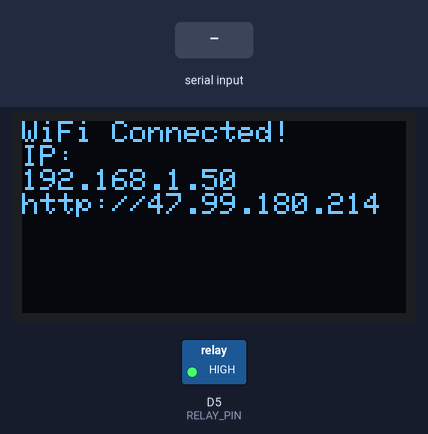
Bench run of a program on a simulated ESP8266 (NodeMCU). On the bench: 128×64 one-colour display, switched loads named in the program (green lamp = pin HIGH). The inputs (shaded band) are chosen by the test bench. WiFi joins after 1.5 s; servers stay silent unless stated; uploads are accepted with an empty reply; what the program prints to the serial monitor is not drawn.

Above: at 3.2 s.
At 6.9 s:
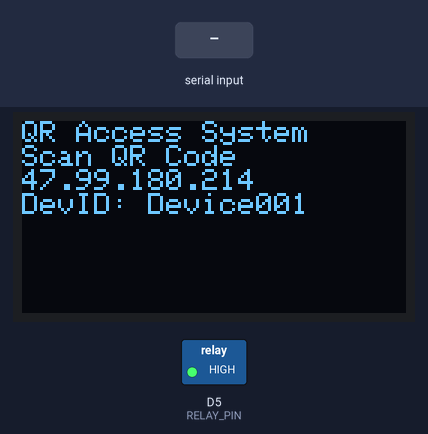
7.0 s: "VALID\n" received over the second serial link
At 8.3 s:
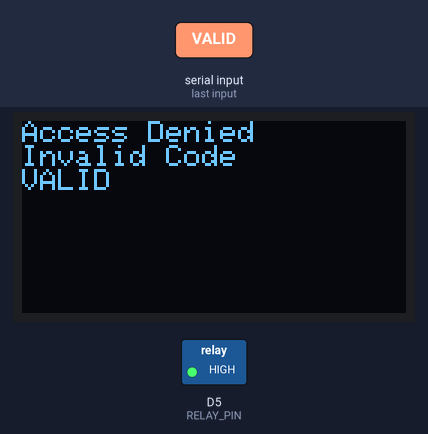
8.8 s: "OPEN\n" received over the second serial link
At 11.6 s:
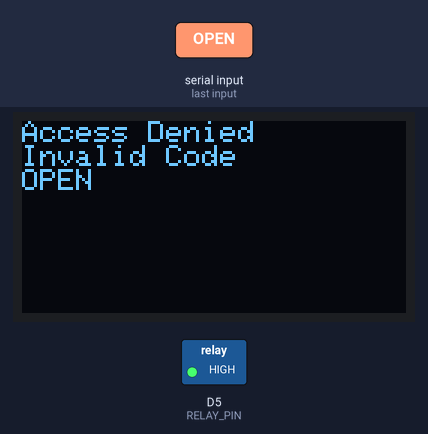
11.8 s: "LOGGED\n" received over the second serial link
At 15.9 s:
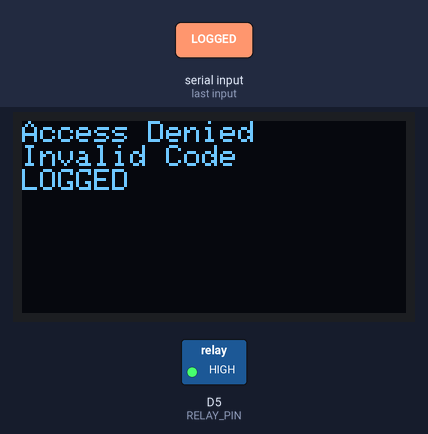
Timing chart, 0 to 17.4 s (numbered marks = the images above; inputs shaded):
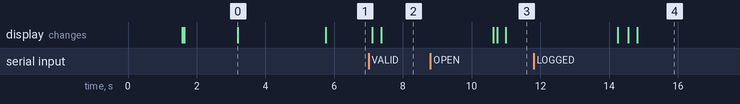

The program:

main.cpp
```cpp
#include <Arduino.h>
#include <ESP8266WiFi.h>
#include <ESP8266HTTPClient.h>
#include <WiFiClient.h>
#include <SoftwareSerial.h>
#include <Wire.h>
#include <Adafruit_GFX.h>
#include <Adafruit_SSD1306.h>

// --- Configuration ---
const char* ssid = "HUAWEI Mate60 ProMax"; // Your WiFi SSID
const char* password = "888888888"; // Your WiFi Password
const char* serverUrlBase = "http://47.99.180.214"; // !!! USE YOUR PC's LAN IP !!!

// API Endpoints
String validationEndpoint = String(serverUrlBase) + "/api/validate_qr";
String remoteOpenCheckEndpoint = String(serverUrlBase) + "/api/check_remote_open";
String logEndpoint = String(serverUrlBase) + "/api/log_entry";

// --- Hardware Pins ---
#define RELAY_PIN D5       // GPIO14 - Connecting to the 5V Active-LOW Relay IN pin
#define SCANNER_RX_PIN D7  // GPIO13 (Scanner TXD goes here)
#define SCANNER_TX_PIN D8  // GPIO15 (Scanner RXD goes here)
#define OLED_SCL D1        // GPIO5
#define OLED_SDA D2        // GPIO4

// OLED Settings
#define SCREEN_WIDTH 128
#define SCREEN_HEIGHT 64
#define OLED_RESET -1
#define OLED_I2C_ADDRESS 0x3C
Adafruit_SSD1306 display(SCREEN_WIDTH, SCREEN_HEIGHT, &Wire, OLED_RESET);

// Scanner Serial
SoftwareSerial scannerSerial(SCANNER_RX_PIN, SCANNER_TX_PIN);

// Global Variables
unsigned long previousMillisCheckRemote = 0;
const long checkRemoteInterval = 5000; // Check every 5 seconds
String deviceId = "Device001";
bool wifiConnected = false;

// --- Function Declarations ---
void connectWiFi();
void setupOLED();
void displayMessage(const String& line1, const String& line2 = "", const String& line3 = "", const String& line4 = "", bool clear = true);
void resetDisplayToDefault();
void openDoor(const String& triggerSource);
void handleScannedCode(String qrCode);
void checkRemoteOpenCommand();
void logEntryToServer(const String& qrCode, const String& status);

// --- Arduino Setup Function ---
void setup() {
  Serial.begin(115200);
  while (!Serial) { ; } // Wait for serial
  Serial.println("\n\n--- QR Access System Booting ---");

  // Initialize Relay Pin for Active LOW trigger
  pinMode(RELAY_PIN, OUTPUT);
  digitalWrite(RELAY_PIN, HIGH); // IMPORTANT: Set HIGH initially to keep the Active-LOW relay OFF
  Serial.print("Relay Initialized on Pin D5 (GPIO14)");
  Serial.println(": OFF (Active LOW configuration)");

  // Initialize OLED
  setupOLED();

  // Initialize Scanner Serial Port
  scannerSerial.begin(9600);
  scannerSerial.setTimeout(50);
  Serial.println("Scanner Serial Initialized at 9600 Baud.");

  displayMessage("System Booting...", "Wait...", deviceId, "Connecting WiFi...");
  connectWiFi();
  resetDisplayToDefault();
  Serial.println("--- System Setup Complete. Ready. ---");
}

// --- Arduino Loop Function ---
void loop() {
  // WiFi Connection Management
  if (WiFi.status() != WL_CONNECTED) {
    if (wifiConnected) { Serial.println("WiFi Disconnected!"); displayMessage("WiFi Error!", "Lost Connect", "Reconnecting...", "", true); wifiConnected = false; }
    connectWiFi();
    if (!wifiConnected) return;
  } else {
      if (!wifiConnected) { Serial.println("WiFi Reconnected!"); resetDisplayToDefault(); wifiConnected = true; }
  }

  // Check for QR Code
  if (scannerSerial.available() > 0) {
    String qrCodeData = scannerSerial.readStringUntil('\r'); qrCodeData.trim();
    if (qrCodeData.length() > 2) {
      Serial.print("QR Data: ["); Serial.print(qrCodeData); Serial.println("]");
      while(scannerSerial.available() > 0) { scannerSerial.read(); } // Clear buffer
      displayMessage("QR Received", qrCodeData.substring(0, 16), "Validating...", "", true);
      handleScannedCode(qrCodeData);
    } else { while(scannerSerial.available() > 0) { scannerSerial.read(); } } // Clear fragments
  }

  // Check for Remote Open Command
  unsigned long currentMillis = millis();
  if (currentMillis - previousMillisCheckRemote >= checkRemoteInterval) {
    previousMillisCheckRemote = currentMillis;
    if (wifiConnected) { checkRemoteOpenCommand(); }
  }

  // Yield for ESP tasks
  { yield(); }
}


// --- Function Implementations ---

void connectWiFi() {
  Serial.print("Connecting to WiFi: "); Serial.print(ssid);
  WiFi.mode(WIFI_STA); WiFi.begin(ssid, password); int attempts = 0; Serial.print(" [");
  while (WiFi.status() != WL_CONNECTED && attempts < 30) { delay(500); Serial.print("."); attempts++; } Serial.println("]");
  if (WiFi.status() == WL_CONNECTED) {
    wifiConnected = true; Serial.println("\nWiFi Connected!"); Serial.print("IP: "); Serial.println(WiFi.localIP()); Serial.print("RSSI: "); Serial.print(WiFi.RSSI()); Serial.println(" dBm");
    displayMessage("WiFi Connected!", "IP:", WiFi.localIP().toString(), serverUrlBase, true); delay(2500);
  } else { wifiConnected = false; Serial.println("\nWiFi Failed! Restarting..."); displayMessage("WiFi Failed!", "Check Config.", "Restarting...", "", true); delay(5000); ESP.restart(); }
}

void setupOLED() {
  Wire.begin(OLED_SDA, OLED_SCL);
  if(!display.begin(SSD1306_SWITCHCAPVCC, OLED_I2C_ADDRESS, false, false)) { Serial.println(F("!! OLED Init Failed !!")); }
  else { Serial.println(F("OLED Initialized.")); display.clearDisplay(); display.setTextSize(1); display.setTextColor(SSD1306_WHITE); display.setCursor(0, 0); display.cp437(true); display.println("OLED OK"); display.display(); delay(1500); display.clearDisplay(); display.display(); }
}

void displayMessage(const String& line1, const String& line2, const String& line3, const String& line4, bool clear) {
  if (!display.begin(SSD1306_SWITCHCAPVCC, OLED_I2C_ADDRESS, false, false)) { return; }
  if (clear) display.clearDisplay(); display.setTextSize(1); display.setTextColor(SSD1306_WHITE); display.setCursor(0, 0);
  display.println(line1); if (line2.length() > 0) display.println(line2); if (line3.length() > 0) display.println(line3); if (line4.length() > 0) display.println(line4);
  display.display();
}

void resetDisplayToDefault() {
  // 从全局变量获取服务器 URL
  String serverAddress = String(serverUrlBase);
  // 移除协议头，让显示更简洁，更能放得下
  serverAddress.replace("http://", "");
  serverAddress.replace("https://", ""); // 以防万一以后用 https
  // 如果 URL 末尾有斜杠，也移除掉 (虽然 base URL 一般没有)
  if (serverAddress.endsWith("/")) {
       serverAddress = serverAddress.substring(0, serverAddress.length() - 1);
  }

  // 在第三行显示处理后的服务器地址
  displayMessage("QR Access System", "Scan QR Code", serverAddress, "DevID: " + deviceId, true);
}


// --- THIS FUNCTION CONTROLS THE RELAY ---
void openDoor(const String& triggerSource) {
  Serial.print("Access Granted via "); Serial.print(triggerSource); Serial.println(". Opening Door...");
  String statusMsg = (triggerSource == "QR" ? "Scan OK" : "Remote Open");
  displayMessage("Access Granted!", "Welcome!", "", statusMsg, true);

  // --- Active LOW Relay Control ---
  digitalWrite(RELAY_PIN, LOW);  // Set pin LOW to ACTIVATE the relay
  Serial.println("Relay Activated (Pin LOW)");
  delay(3000);                   // Door open duration
  digitalWrite(RELAY_PIN, HIGH); // Set pin HIGH to DEACTIVATE the relay
  Serial.println("Relay Deactivated (Pin HIGH)");
  // --- End Relay Control ---

  Serial.println("Door Closed.");
  displayMessage("Door Closed", "Ready...", "", "", true); delay(2000);
  resetDisplayToDefault();
}

void handleScannedCode(String qrCode) {
  if (!wifiConnected) { Serial.println("No WiFi"); displayMessage("WiFi Error!", "No Connect", "Retry Scan", "", true); return; }
  WiFiClient client; HTTPClient http;
  Serial.print("[HTTP] POST Validate: "); Serial.println(validationEndpoint);
  http.setTimeout(10000);
  if (http.begin(client, validationEndpoint)) {
      http.addHeader("Content-Type", "application/x-www-form-urlencoded");
      String postData = "qr_code=" + qrCode + "&device_id=" + deviceId;
      Serial.print("[HTTP] Data: "); Serial.println(postData);
      int httpCode = http.POST(postData);
      if (httpCode > 0) {
          Serial.printf("[HTTP] Resp: %d\n", httpCode); String payload = http.getString(); payload.trim(); Serial.print("[HTTP] Payload: ["); Serial.print(payload); Serial.println("]");
          if (httpCode == HTTP_CODE_OK) {
              if (payload.equalsIgnoreCase("VALID")) { logEntryToServer(qrCode, "Granted"); openDoor("QR"); }
              else { Serial.println("QR Invalid/Expired."); displayMessage("Access Denied", "Invalid Code", qrCode.substring(0,16), "", true); logEntryToServer(qrCode, "Denied"); delay(3000); resetDisplayToDefault(); }
          } else { Serial.printf("Server Error: %d\n", httpCode); displayMessage("Valid Error", "Server Issue", "Code: " + String(httpCode), payload.substring(0,16), true); delay(3000); resetDisplayToDefault(); }
      } else { String errorStr=http.errorToString(httpCode); String shortErr=errorStr.substring(0,16); Serial.printf("POST Fail: %s\n", errorStr.c_str()); displayMessage("Valid Error", "Connect Fail", shortErr, "", true); delay(3000); resetDisplayToDefault(); }
      http.end();
  } else { Serial.println("[HTTP] Connect Fail!"); displayMessage("Valid Error", "Cannot Connect", "Check Server", "", true); delay(3000); resetDisplayToDefault(); }
}

void checkRemoteOpenCommand() {
   if (!wifiConnected) return;
   WiFiClient client; HTTPClient http;
   String url = remoteOpenCheckEndpoint + "?device_id=" + deviceId;
   http.setTimeout(5000);
   if(http.begin(client, url)) {
     int httpCode = http.GET();
     if (httpCode == HTTP_CODE_OK) {
       String payload = http.getString(); payload.trim();
       if (payload.equalsIgnoreCase("OPEN")) { Serial.println("Remote Open received!"); logEntryToServer("REMOTE_ADMIN", "Granted"); openDoor("Remote"); }
     } // Silently ignore other codes
     http.end();
   } // Silently ignore connection fail
}

void logEntryToServer(const String& qrCode, const String& status) {
    if (!wifiConnected) { Serial.println("No WiFi to log."); return; }
    WiFiClient client; HTTPClient http;
    Serial.print("[HTTP] POST Log: "); Serial.println(logEndpoint);
    http.setTimeout(5000);
    if(http.begin(client, logEndpoint)) {
        http.addHeader("Content-Type", "application/x-www-form-urlencoded");
        String postData = "qr_code=" + qrCode + "&device_id=" + deviceId + "&status=" + status;
        Serial.print("[HTTP] Log Data: "); Serial.println(postData);
        int httpCode = http.POST(postData);
        if (httpCode > 0) {
            if (httpCode == HTTP_CODE_OK) { String p=http.getString(); if(p.equalsIgnoreCase("LOGGED")) Serial.println("Log OK."); else Serial.printf("Log OK, unexpected: %s\n", p.c_str()); }
            else { String p=http.getString(); Serial.printf("Log fail ServErr(%d): %s\n", httpCode, p.c_str()); }
        } else { Serial.printf("Log fail Err: %s\n", http.errorToString(httpCode).c_str()); }
        http.end();
     } else { Serial.println("Cannot connect log server!"); }
}
```

Measured:
- after the input at 7.0 s, the display: first changes after 0.11 s (image 2 shows a later state)
- after the input at 8.8 s, the display: first differs from a run without the input after 1.9 s (image 3 shows a later state)
- after the input at 11.8 s, the display: first differs from a run without the input after 2.8 s (image 4 shows a later state)
- what the display in image 0 shows lasts 2.6 s, from 3.2 s to 5.8 s
